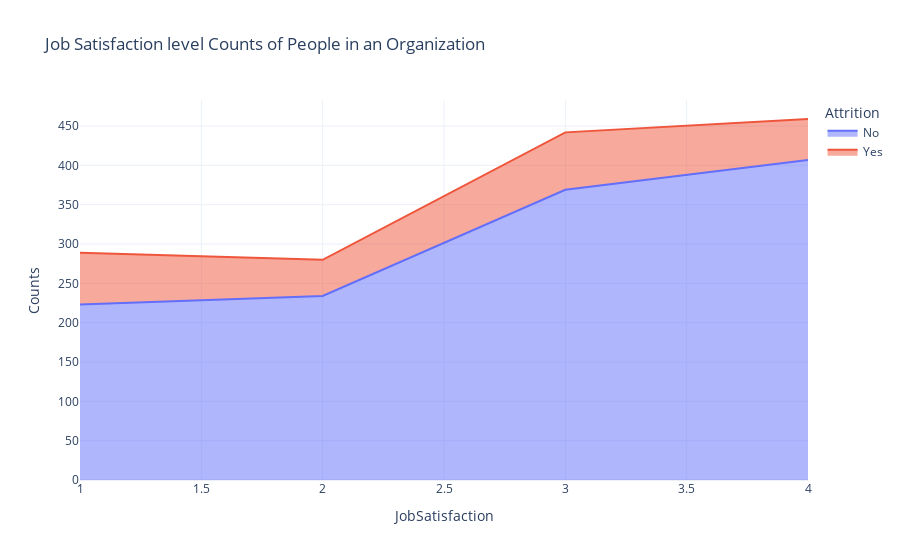

The notebook cell this image was saved under:
### Code cell
jsats_att=df.groupby(['JobSatisfaction','Attrition']).apply(lambda x:x['DailyRate'].count()).reset_index(name='Counts')
px.area(jsats_att,x='JobSatisfaction',y='Counts',color='Attrition',template='plotly_white',title='Job Satisfaction level Counts of People in an Organization')

### Figure 1 — Plotly figure (JSON) as saved in the notebook; plotly's stock layout.template omitted (floating-point values rounded to 4 significant figures)
{"data": [{"hovertemplate": "Attrition=No<br>JobSatisfaction=%{x}<br>Counts=%{y}<extra></extra>", "legendgroup": "No", "line": {"color": "#636efa"}, "mode": "lines", "name": "No", "orientation": "v", "showlegend": true, "stackgroup": "1", "type": "scatter", "x": [1, 2, 3, 4], "xaxis": "x", "y": [223, 234, 369, 407], "yaxis": "y"}, {"hovertemplate": "Attrition=Yes<br>JobSatisfaction=%{x}<br>Counts=%{y}<extra></extra>", "legendgroup": "Yes", "line": {"color": "#EF553B"}, "mode": "lines", "name": "Yes", "orientation": "v", "showlegend": true, "stackgroup": "1", "type": "scatter", "x": [1, 2, 3, 4], "xaxis": "x", "y": [66, 46, 73, 52], "yaxis": "y"}], "layout": {"legend": {"title": {"text": "Attrition"}, "tracegroupgap": 0}, "title": {"text": "Job Satisfaction level Counts of People in an Organization"}, "xaxis": {"anchor": "y", "domain": [0, 1], "title": {"text": "JobSatisfaction"}}, "yaxis": {"anchor": "x", "domain": [0, 1], "title": {"text": "Counts"}}}}
